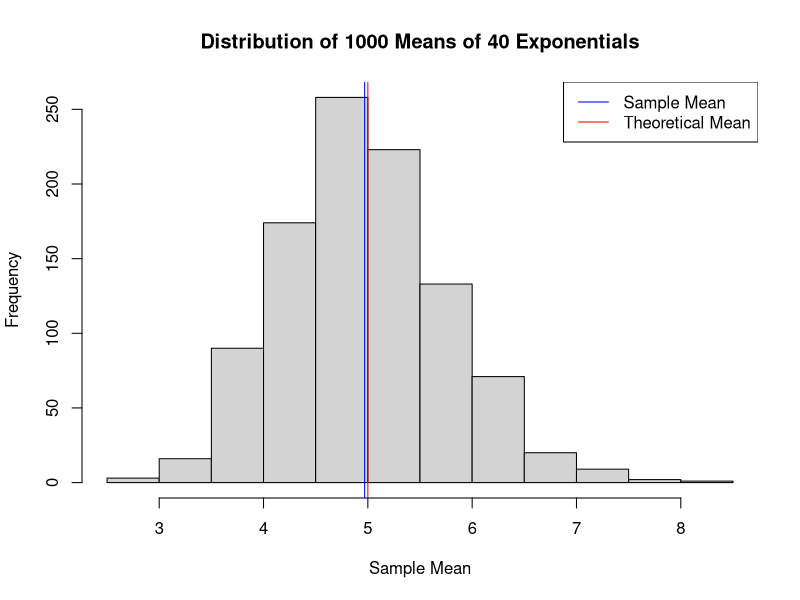
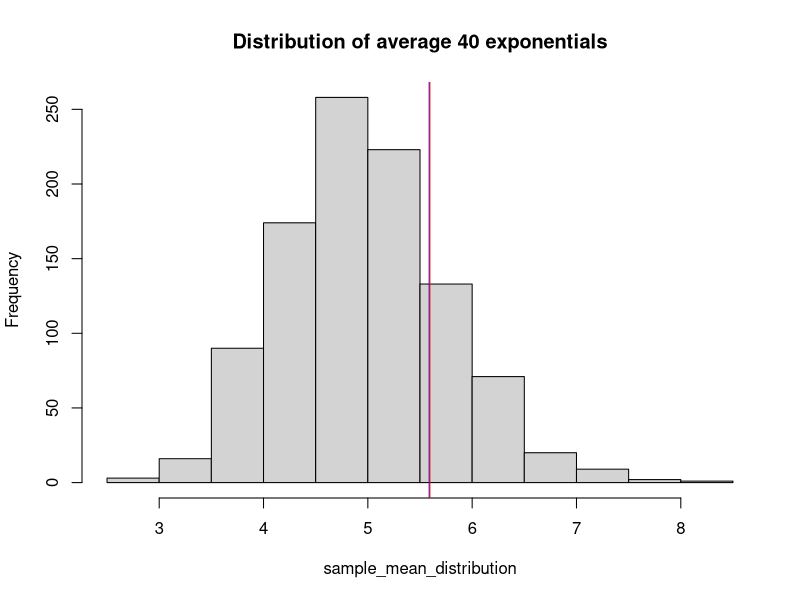
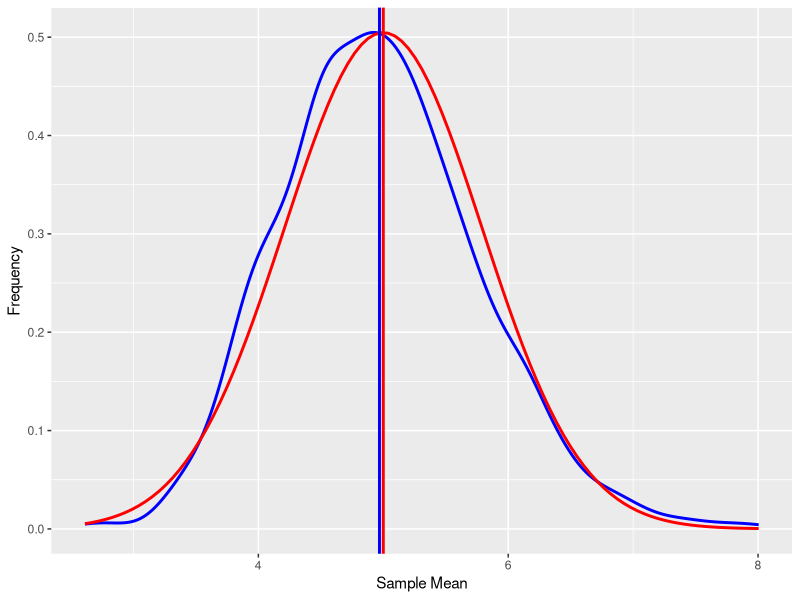

The R script that drew these images, in order:
## ---- chunk 1
lambda = 0.2
average_number = 40
sample_number = 1000
## ---- chunk 2
sample_mean_distribution<-sapply(1:sample_number,
                                 function(i)mean(rexp(average_number,lambda)))
head(sample_mean_distribution)
## ---- chunk 3
sample_mean <- mean(sample_mean_distribution)
sample_mean
## ---- chunk 4
theoretical_mean <- 1/lambda
theoretical_mean
## ---- chunk 5
sample_mean-theoretical_mean
## ---- chunk 6
hist(sample_mean_distribution, 
     main = "Distribution of 1000 Means of 40 Exponentials", 
     xlab = "Sample Mean")
abline(v= sample_mean, col = "blue", lwd = 1)
abline(v= theoretical_mean, col = "red", lwd = 1)
legend("topright",c("Sample Mean","Theoretical Mean"),col=c("blue","red"),lwd = c(1,1))
## ---- chunk 7
sample_variance<-var(sample_mean_distribution)
sample_variance
## ---- chunk 8
theoretical_variance<-(1/lambda)^2/average_number
theoretical_variance
## ---- chunk 9
sample_variance-theoretical_variance
## ---- chunk 10
hist(sample_mean_distribution,main="Distribution of average 40 exponentials")
abline(v= sample_mean+sample_variance, col = "blue", lwd = 1)
abline(v= sample_mean+theoretical_variance, col = "red", lwd = 1)
## ---- chunk 11
library(ggplot2)
df<-data.frame(sample_mean_distribution)
g <- ggplot(df,aes(x=sample_mean_distribution))
g + geom_density(colour="blue",size=1) +
        labs(y="Frequency") + labs(x="Sample Mean") +
        stat_function(fun=dnorm, args=list(mean=theoretical_mean, sd=sqrt(theoretical_variance)), color = "red", size=1) +
        geom_vline(xintercept=theoretical_mean, color="red", size=1) +
        geom_vline(xintercept=sample_mean, color="blue",size=1)
